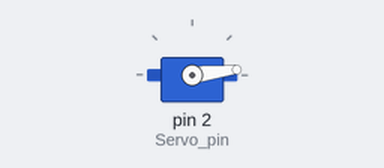
Bench run of a sketch on a simulated Arduino Uno, built with avr-gcc and run on an emulated ATmega328P. On the bench: servo. Wiring (inferred from the names in the program): servo: signal pin 2. Servo pulses on a pin are drawn as a servo (544–2400 µs = 0–180°).

Above: at 0.05 s.
At 0.65 s:
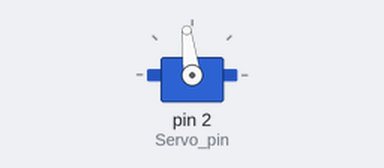
At 1.15 s:
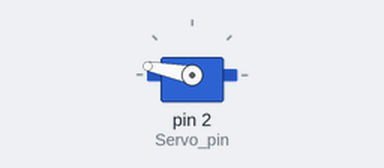
At 2.3 s:
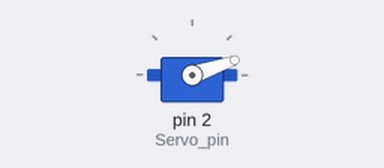
Timing chart, 0 to 5.5 s (numbered marks = the images above):
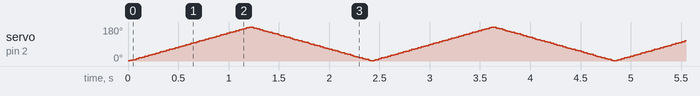

The sketch:

11_project_servo_no_delaying_sweep_timing_uno.ino
```cpp
const int Servo_pin = 2;
int Servo_Angle;

void setup() {
  pinMode(Servo_pin, OUTPUT);
}


void Servo_Angling(int Angle) {
  int Time_Of_HIGH = map(Angle, 0, 180, 1000, 2000);

  digitalWrite(Servo_pin, HIGH);
  delayMicroseconds(Time_Of_HIGH);
  digitalWrite(Servo_pin, LOW);
  delayMicroseconds(20000 - Time_Of_HIGH);
}


void loop() {
  Servo_Angle = 0;
  Servo_Angling(Servo_Angle);
  delay(3);

  for (Servo_Angle = 0; Servo_Angle < 180; Servo_Angle = Servo_Angle + 1)
  {
    Servo_Angling(Servo_Angle);
    delay(3);
  }
  while (Servo_Angle != 0) {
    Servo_Angling(Servo_Angle);
    Servo_Angle--;
    delay(3);
  }
}
```
